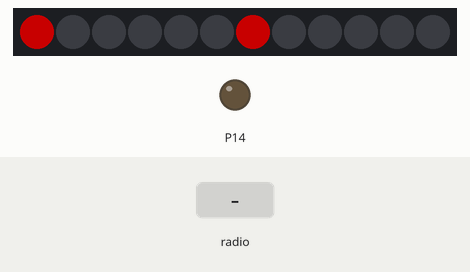
Simulated run of this program. Board: BBC micro:bit running MicroPython. Parts: 12 RGB LEDs in strip order, left to right, output pins drawn as LEDs (lit = HIGH). The inputs (shaded band) are chosen by the test bench. Dim RGB values are drawn brighter than linear.

Above: at 1.5 s.
1.6 s: radio message "unlock" arrives
At 1.91 s:
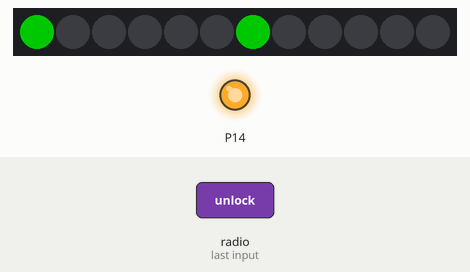
At 2.7 s:
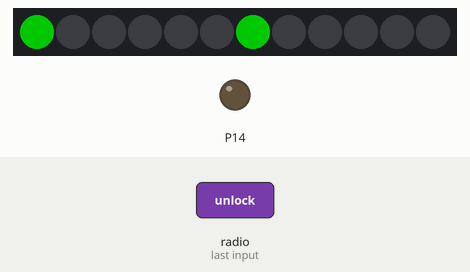
3.4 s: radio message "lock" arrives
At 4.1 s:
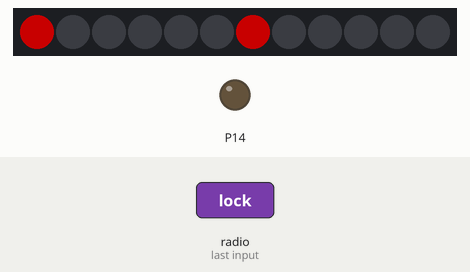
Timing chart, 0 to 6.4 s (numbered marks = the images above; inputs shaded):
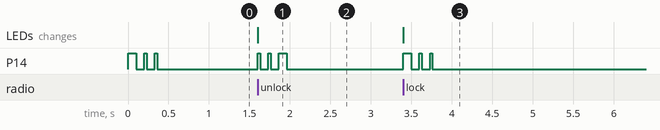

The program:

car.py
```python
from microbit import *
import radio
import neopixel

n = neopixel.NeoPixel(pin13, 12)
n.clear()
n.show()

radio.config(channel=65, data_rate=radio.RATE_250KBIT, power=7)
radio.on()

def beep(d1, d2=0):
  pin14.write_digital(True)
  sleep(d1)
  pin14.write_digital(False)
  sleep(d2)

def lock_car():
  n.clear()
  n[0] = (100, 0, 0,)
  n[6] = (100, 0, 0,)
  n.show()
  beep(100, 100)
  beep(30, 100)
  beep(30, 0)

def unlock_car():
  n.clear()
  n[0] = (0, 100, 0,)
  n[6] = (0, 100, 0,)
  n.show()
  beep(30, 100)
  beep(30, 100)
  beep(100, 0)


lock_car()

while True:
  try:
    msg = radio.receive()
    if msg == 'unlock':
      unlock_car()
    elif msg == 'lock':
      lock_car()
  except:
    radio.off()
    radio.on()
```

Measured:
- after the input at 1.6 s, P14: goes HIGH 0.03 s, LOW 0.10 s, HIGH 0.03 s, LOW 0.10 s, HIGH 0.10 s, then LOW, starting at once; the LEDs: change at once (image 1)
- after the input at 3.4 s, P14: LOW → HIGH at once, then repeats every 0.13 s: LOW 0.10 s, HIGH 0.03 s, until it stays LOW from 3.8 s; the LEDs: change at once (image 3)
